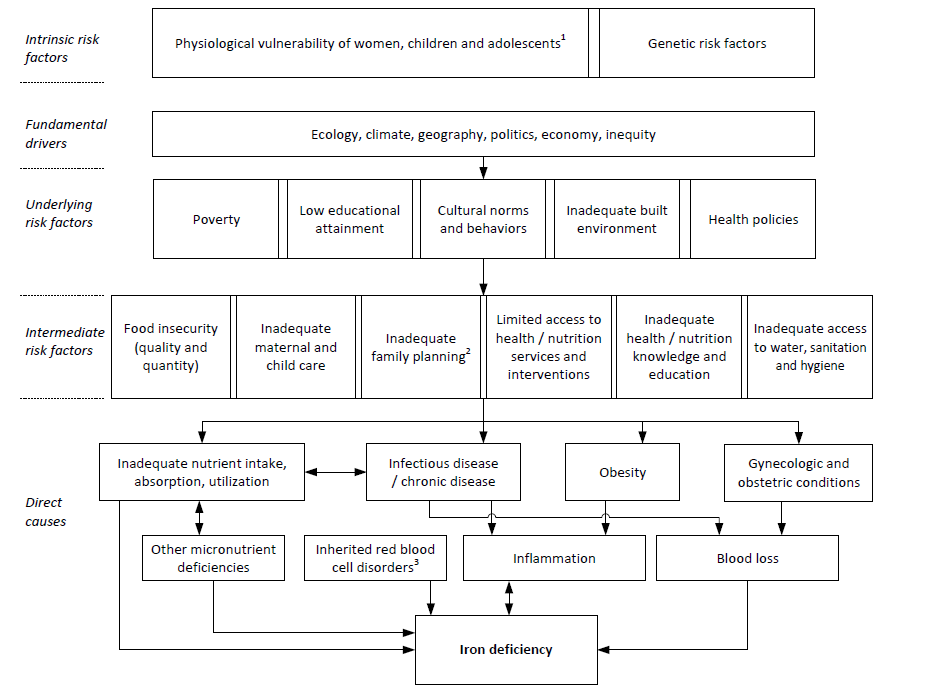
#> input picture docs/slides/img/old_s06_framework_1.png, 927 x 696 px, found by its file name
$ python 27_mnf15_v2_framework.py
#> lines starting #> are read from the running program, lines starting #| are printed output that depends on the picture
"""Sonja Hess's conceptual framework of iron deficiency, with a coverage badge on
each of HER boxes, for the v2 MNF15 talk (slide 3, a two-slide build).

    python scripts/policy_deck/27_mnf15_v2_framework.py

Base figure: docs/slides/img/old_s06_framework_1.png, the same framework as the
slide Sonja sent on 23 September (Hess et al., Ann N Y Acad Sci 2023, adapted)
without the text cursor that is baked into her screenshot after "Ecology".
Box positions were measured from its border lines (27 September). The coverage
call for each box follows the 19 September coverage slide where that slide had
the box; the boxes that slide dropped are marked DRAFT below and need Sonja's
sign-off (obesity, family planning, knowledge, built environment, other
micronutrient deficiencies, genetic risk).

Writes results/figures/mnf15_v2/v2_framework_plain.png (slide 3a) and
v2_framework_coverage.png (slide 3b). The legend and the list of training
surveys are editable text on the slide (docs/slides/MNF15-talk-2026-09-v2.concept.yaml).
"""
import os

from PIL import Image, ImageDraw

ROOT = "C:/Users/andre/OneDrive/Documents/mn-prediction"
BASE = os.path.join(ROOT, "docs/slides/img/old_s06_framework_1.png")
OUT = os.path.join(ROOT, "results/figures/mnf15_v2")
os.makedirs(OUT, exist_ok=True)

GREEN, AMBER, GREY, TEAL = (46, 125, 50), (224, 161, 0), (150, 150, 150), (15, 123, 138)

# (x0, y0, x1, y1) in the 927 x 696 base image, and the coverage call
BOXES = {
    "Physiological vulnerability":           ((152, 8, 588, 77), AMBER),    # age-sex structure and fertility only
    "Genetic risk factors":                  ((599, 8, 814, 77), GREEN),    # Malaria Atlas sickle-cell / G6PD surfaces (DRAFT)
    "Ecology, climate, geography, ...":      ((152, 111, 814, 156), GREEN),
    "Poverty":                               ((153, 179, 278, 258), GREEN),
    "Low educational attainment":            ((287, 179, 412, 258), GREEN),
    "Cultural norms and behaviors":          ((420, 179, 545, 258), GREY),
    "Inadequate built environment":          ((554, 179, 679, 258), GREEN),  # built-up area, night lights, housing (DRAFT)
    "Health policies":                       ((690, 179, 815, 258), AMBER),  # national fortification / supplementation only
    "Food insecurity":                       ((111, 295, 230, 398), GREEN),
    "Inadequate maternal and child care":    ((236, 295, 355, 398), GREEN),
    "Inadequate family planning":            ((361, 295, 480, 398), GREEN),  # DHS fertility and reproductive health (DRAFT)
    "Limited access to services":            ((486, 295, 611, 398), GREEN),
    "Inadequate health/nutrition knowledge": ((616, 295, 741, 398), AMBER),  # schooling yes, nutrition knowledge no (DRAFT)
    "Inadequate WASH":                       ((747, 295, 872, 398), GREEN),
    "Inadequate intake, absorption":         ((99, 443, 304, 500), AMBER),   # diet yes, absorption no
    "Infectious / chronic disease":          ((366, 443, 520, 500), GREEN),
    "Obesity":                               ((565, 443, 679, 500), GREEN),  # IHME overweight, DHS adult BMI (DRAFT)
    "Gynecologic and obstetric":             ((724, 444, 872, 501), AMBER),
    "Other micronutrient deficiencies":      ((142, 535, 284, 580), AMBER),  # modelled anaemia, national fortification (DRAFT)
    "Inherited red blood cell disorders":    ((304, 535, 446, 580), GREEN),
    "Inflammation":                          ((463, 535, 645, 580), AMBER),  # infection only, no CRP / AGP
    "Blood loss":                            ((656, 535, 838, 580), AMBER),  # helminths only
}
OUTCOME = (415, 615, 597, 684)
S = 2          # upscale factor
PAD = 22       # room above the top row for its badges, and at the right edge (base pixels)


def build(with_badges):
#> called with with_badges = False
    base = Image.open(BASE).convert("RGB")
#> base is the input picture: PIL image 927x696 RGB; mean R, G, B 243.9, 243.9, 244.1
    bw, bh = base.size
#> bw = 927; bh = 696
    img = Image.new("RGB", ((bw + PAD) * S, (bh + PAD) * S), "white")
#> img: PIL image 1898x1436 RGB; every value is 255
    img.paste(base.resize((bw * S, bh * S), Image.LANCZOS), (0, PAD * S))
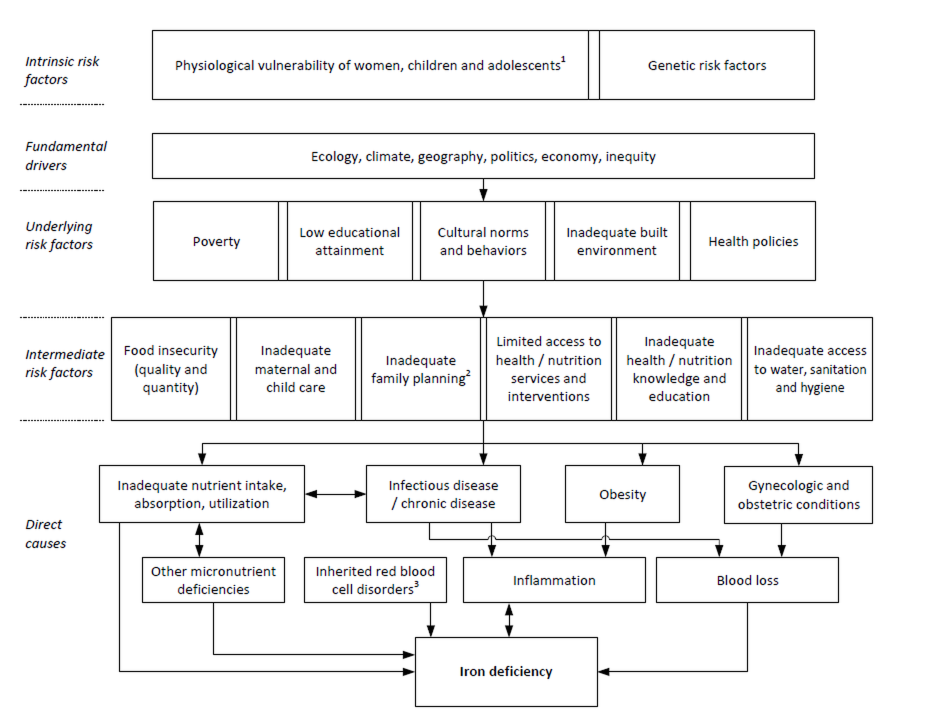
#> img: PIL image 1898x1436 RGB (shown at 1/2 size); mean R, G, B 243.1, 243.1, 243.3
    if with_badges:
        d = ImageDraw.Draw(img)
        r = 10 * S
        for (x0, y0, x1, y1), col in BOXES.values():
            cx, cy = (x1 - 2) * S, (y0 + PAD - 4) * S          # on the top-right corner, nudged up off the box text
            d.ellipse([cx - r - 5, cy - r - 5, cx + r + 5, cy + r + 5], fill="white")
            d.ellipse([cx - r, cy - r, cx + r, cy + r], fill=col)
        x0, y0, x1, y1 = OUTCOME   # the outcome the surveys measured
        d.rectangle([x0 * S - 5, (y0 + PAD) * S - 5, x1 * S + 5, (y1 + PAD) * S + 5], outline=TEAL, width=8)
    return img


for flag, name in [(False, "v2_framework_plain.png"), (True, "v2_framework_coverage.png")]:
    im = build(flag)
    im.save(os.path.join(OUT, name), dpi=(300, 300))
    print("wrote", name, im.size)
#| wrote v2_framework_plain.png (1898, 1436)
